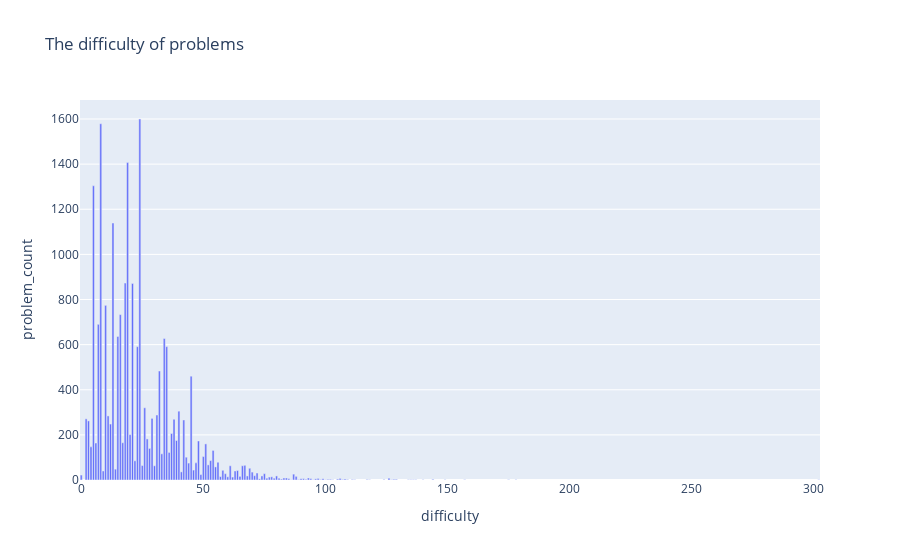

Notebook source saved alongside this figure:
### Markdown cell above
## Evaluate difficulty

### Code cell
def calc_difficulty(equation):
    difficulty = 0

    def eval(x):
        if x == '+' : return 2
        elif x == '-' : return 3
        elif x == '*' : return 5
        elif x == '/' : return 8
        elif x == '(' : return 8
        elif x == '%' : return 5
        else : return 0

    for w in equation:
        difficulty += eval(w)
    return difficulty


data['difficulty']=data['equation'].apply(calc_difficulty)

cnt = data['difficulty'].value_counts().reset_index()
cnt.columns = [ 'difficulty' , 'problem_count']

fig = px.bar(
    cnt , x = 'difficulty', y = 'problem_count' ,
    title = 'The difficulty of problems'
)
fig.show()

### Figure 1 — Plotly figure (JSON) as saved in the notebook; plotly's stock layout.template omitted (floating-point values rounded to 4 significant figures)
{"data": [{"alignmentgroup": "True", "hovertemplate": "difficulty=%{x}<br>problem_count=%{y}<extra></extra>", "legendgroup": "", "marker": {"color": "#636efa"}, "name": "", "offsetgroup": "", "orientation": "v", "showlegend": false, "textposition": "auto", "type": "bar", "x": [24, 8, 19, 5, 13, 18, 21, 10, 16, 7, 15, 34, 23, 35, 32, 45, 26, 40, 31, 11, 29, 2, 38, 42, 3, 12, 37, 20, 27, 39, 48, 17, 6, 51, 4, 28, 54, 36, 33, 50, 43, 53, 22, 56, 47, 44, 52, 67, 25, 30, 66, 61, 55, 69, 14, 46, 58, 64, 63, 9, 41, 70, 72, 59, 75, 87, 49, 0, 71, 68, 80, 74, 65, 88, 57, 60, 78, 77, 62, 83, 84, 93, 76, 126, 81, 79, 97, 106, 91, 94, 90, 99, 85, 96, 73, 82, 105, 108, 101, 128, 144, 129, 92, 102, 124, 89, 111, 109, 98, 107, 117, 127, 302, 95, 135, 157, 140, 137, 136, 103, 134, 118, 86, 149, 100, 178, 112, 175], "xaxis": "x", "y": [1600, 1579, 1407, 1304, 1139, 873, 871, 774, 733, 690, 636, 627, 591, 591, 483, 460, 320, 305, 288, 284, 273, 271, 269, 266, 262, 248, 206, 201, 182, 175, 173, 165, 164, 160, 147, 140, 131, 122, 116, 104, 101, 86, 85, 79, 76, 75, 67, 65, 64, 63, 63, 63, 58, 52, 48, 44, 43, 42, 40, 40, 36, 35, 31, 28, 28, 26, 24, 22, 19, 18, 18, 18, 16, 16, 15, 14, 14, 13, 13, 9, 9, 9, 8, 8, 8, 8, 7, 7, 6, 6, 6, 6, 6, 5, 5, 4, 4, 4, 3, 3, 3, 3, 3, 3, 2, 2, 2, 2, 2, 2, 2, 1, 1, 1, 1, 1, 1, 1, 1, 1, 1, 1, 1, 1, 1, 1, 1, 1], "yaxis": "y"}], "layout": {"barmode": "relative", "legend": {"tracegroupgap": 0}, "title": {"text": "The difficulty of problems"}, "xaxis": {"anchor": "y", "domain": [0, 1], "title": {"text": "difficulty"}}, "yaxis": {"anchor": "x", "domain": [0, 1], "title": {"text": "problem_count"}}}}
